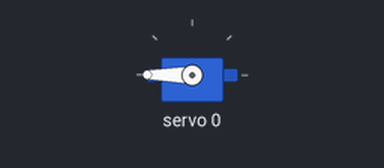
A sketch run on a simulated Arduino Uno, built with avr-gcc and run on an emulated ATmega328P. Parts: servo.

Above: at 0.6 s.
At 2.4 s:
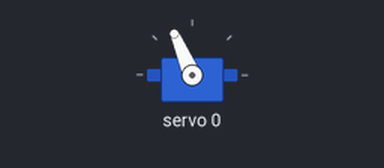
Timing chart, 0 to 3.9 s (numbered marks = the images above):
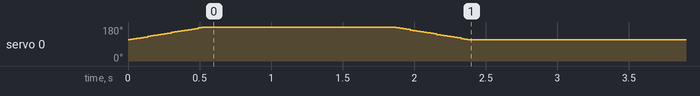

The sketch:

servo_experiments.ino
```cpp
#include <Wire.h>
#include <Adafruit_PWMServoDriver.h>


Adafruit_PWMServoDriver pwm = Adafruit_PWMServoDriver();

int startDegree = 90;

#define SERVOMIN  100 // This is the 'minimum' pulse length count (out of 4096)
#define SERVOMAX  600 // This is the 'maximum' pulse length count (out of 4096)
const int SERVOSTART = map(startDegree, 0, 180, SERVOMIN, SERVOMAX); // This is the 'start' pulse length count
#define SERVO_FREQ 50 // Analog servos run at ~50 Hz updates

// Setting target degrees for servo motors
int shoulderDegree = 130;
int baseDegree = 180;
int elbowDegree = 150;

// declaring pulse length counters
int shoulderPulseLength;
int elbowPulseLength;
int basePulseLength;

// our servo # counter
const uint8_t shoulder = 1;
const uint8_t elbow = 2;
const uint8_t base = 0;

// Setting arm speed
unsigned const int delayer = 3;
unsigned const int increment = 1;

void setup() {
  Serial.begin(9600);
  pwm.begin();
  pwm.setOscillatorFrequency(27000000);
  pwm.setPWMFreq(SERVO_FREQ);  // Analog servos run at ~50 Hz updates

  shoulderPulseLength = map(shoulderDegree, 0, 180, SERVOMIN, SERVOMAX);
  basePulseLength = map(baseDegree, 0, 180, SERVOMIN, SERVOMAX);
  elbowPulseLength = map(elbowDegree, 0, 180, SERVOMIN, SERVOMAX);

  moveBase();


}


void loop() {
  // Drive each servo one at a time using setPWM()


  // // Drive each servo one at a time using writeMicroseconds(), it's not precise due to calculation rounding!
  // // The writeMicroseconds() function is used to mimic the Arduino Servo library writeMicroseconds() behavior.
  // for (uint16_t microsec = USMIN; microsec < USMAX; microsec++) {
  //   pwm.writeMicroseconds(servonum, microsec);
  // }

  // delay(500);
  // for (uint16_t microsec = USMAX; microsec > USMIN; microsec--) {
  //   pwm.writeMicroseconds(servonum, microsec);
  // }

  // delay(500);

  // servonum++;
  // if (servonum > 7) servonum = 0; // Testing the first 8 servo channels
}

void moveBase() {
  if(basePulseLength>SERVOSTART) {
    for (uint16_t pulselen = SERVOSTART; pulselen < basePulseLength; pulselen=pulselen+increment) {
      pwm.setPWM(base, 0, pulselen);
      delay(delayer);
    }

    delay(500);

    for (uint16_t pulselen = basePulseLength; pulselen > SERVOSTART; pulselen=pulselen-increment) {
      pwm.setPWM(base, 0, pulselen);
      delay(delayer);
    }
  }
  else{
    for (uint16_t pulselen = SERVOSTART; pulselen > basePulseLength; pulselen=pulselen-increment) {
      pwm.setPWM(base, 0, pulselen);
      delay(delayer);
    }

    delay(500);

    for (uint16_t pulselen = basePulseLength; pulselen < SERVOSTART; pulselen=pulselen+increment) {
      pwm.setPWM(base, 0, pulselen);
      delay(delayer);
    }
  }
}

void moveShoulder() {
  if(shoulderPulseLength>SERVOSTART) {
    for (uint16_t pulselen = SERVOSTART; pulselen < shoulderPulseLength; pulselen=pulselen+increment) {
      pwm.setPWM(shoulder, 0, pulselen);
      delay(delayer);
    }

    delay(500);

    for (uint16_t pulselen = shoulderPulseLength; pulselen > SERVOSTART; pulselen=pulselen-increment) {
      pwm.setPWM(shoulder, 0, pulselen);
      delay(delayer);
    }
  }
  else{
    for (uint16_t pulselen = SERVOSTART; pulselen > shoulderPulseLength; pulselen=pulselen-increment) {
      pwm.setPWM(shoulder, 0, pulselen);
      delay(delayer);
    }

    delay(500);

    for (uint16_t pulselen = shoulderPulseLength; pulselen < SERVOSTART; pulselen=pulselen+increment) {
      pwm.setPWM(shoulder, 0, pulselen);
      delay(delayer);
    }
  }
}

void moveElbow() {
  if(elbowPulseLength>SERVOSTART) {
    for (uint16_t pulselen = SERVOSTART; pulselen < elbowPulseLength; pulselen=pulselen+increment) {
      pwm.setPWM(elbow, 0, pulselen);
      delay(delayer);
    }

    delay(500);

    for (uint16_t pulselen = elbowPulseLength; pulselen > SERVOSTART; pulselen=pulselen-increment) {
      pwm.setPWM(elbow, 0, pulselen);
      delay(delayer);
    }
  }
  else{
    for (uint16_t pulselen = SERVOSTART; pulselen > elbowPulseLength; pulselen=pulselen-increment) {
      pwm.setPWM(elbow, 0, pulselen);
      delay(delayer);
    }

    delay(500);

    for (uint16_t pulselen = elbowPulseLength; pulselen < SERVOSTART; pulselen=pulselen+increment) {
      pwm.setPWM(elbow, 0, pulselen);
      delay(delayer);
    }
  }
}

void setZero(int motor) {
  for (uint16_t pulselen = SERVOSTART; pulselen > SERVOMIN; pulselen=pulselen-increment) {
    pwm.setPWM(motor, 0, pulselen);
    delay(delayer);
  }
}
```
